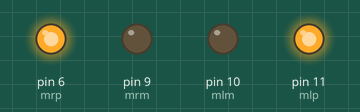
The sketch below on a simulated Arduino Uno, built with avr-gcc and run on an emulated ATmega328P. Shown: output pins drawn as LEDs (lit = HIGH).

Above: at 0.1 s.
Timing chart, 0 to 1.6 s (numbered marks = the images above):
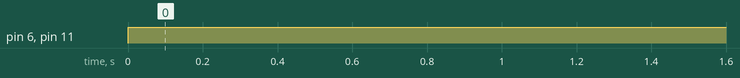

Measured:
- by itself, pin 6 (mrp), pin 11 (mlp): LOW → HIGH at 0.00 s

The sketch:

test_motor.ino
```cpp
int mrp=6; //right +
int mrm=9; //right -
int mlp=11;  //left +
int mlm=10;  //left -

void setup()
{
  pinMode(mrp,OUTPUT);
  pinMode(mrm,OUTPUT);
  pinMode(mlp,OUTPUT);
  pinMode(mlm,OUTPUT);
}

void loop()

{

    analogWrite(mrp,255);
    analogWrite(mrm,0);
    analogWrite(mlp,255);
    analogWrite(mlm,0);
}
```
